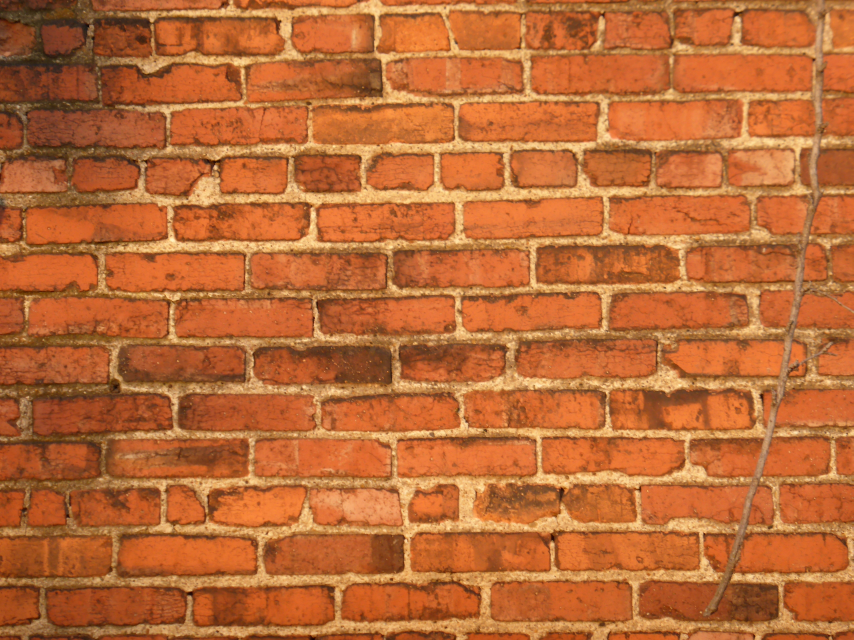
%> input picture Red-brick-wall-texture-3.jpg, 2560 x 1920 px (shown at 1/3 size)
$ octave Sample_code_Fast_SVS_CPA.m   (GNU Octave 9; MATLAB toolbox functions it lacks are replaced by stand-ins)
%> lines starting %> are read from the running program, lines starting %| are printed output that depends on the picture
### Tools/create_synthetic_data.m
%Author: Masaki Onuki (masaki.o@msp-lab.org)
function [Observed_mat,Miss_mat,A] = create_synthetic_data(h_size,w_size,Miss_rate,rank)

% [6 lines of commented-out code are left out]
RGB = imread('icon_amana.jpg');
targetsize = [h_size,w_size];
rectangle = centerCropWindow2d([size(RGB,1),size(RGB,2)],targetsize);
RGB = imcrop(RGB,rectangle);
A = double(RGB);
%RGB2HSV
A = rgb2hsv(RGB);
%A = double(A);
[A_R,A_G,A_B] = imsplit(A);
%A = abs(A-1); %ここを変えれば行けるのか?
w_size_miss = int32(w_size*Miss_rate);
Miss_pre_mat = [ones(h_size,w_size-w_size_miss),zeros(h_size,w_size_miss)];
Miss_vec = Miss_pre_mat(:);
Miss_mat = reshape(Miss_vec(randperm(h_size*w_size)),[h_size,w_size]);

Observed_mat_R = double(A_R).*Miss_mat;
Observed_mat_G = double(A_G).*Miss_mat;
Observed_mat_B = double(A_B).*Miss_mat;
Observed_mat = cat(3,Observed_mat_R,Observed_mat_G,Observed_mat_B);

### Sample_code_Fast_SVS_CPA.m
%%%%%%%%%%%%%%%%%%%%%%%%%%%%%%%%%%%%%%%%%%%%%%%%%%%%%%%%%%%%%%%%%%%%%%%%%%%%%%%%%%%%%%%%%%
% Demo: Fast singular value shrinkage using the exact method for synthetic data
% Note: This exmeriments were conducted at Section V-F in the following
%           paper.
%
% Author: Masaki Onuki (masaki.o@msp-lab.org)
% Last version: Aug 17, 2017
% Article: M. Onuki, S. Ono, K. Shirai, Y. Tanaka,
% "Fast Singular Value Shrinkage with Chebyshev Polynomial Approximation Based on Signal Sparsity,"
% IEEE Transactions on Signal Processing (submitted).
%%%%%%%%%%%%%%%%%%%%%%%%%%%%%%%%%%%%%%%%%%%%%%%%%%%%%%%%%%%%%%%%%%%%%%%%%%%%%%%%%%%%%%%%%%

clc
clearvars
close all
addpath Tools

%% 1:User Settings
%----The size of the data is determined----
w_size = 250;%The vertical size of the data (its default size is 1000)
h_size = 250;
RGB = imread('Red-brick-wall-texture-3.jpg');
I_2 = rgb2gray(RGB);
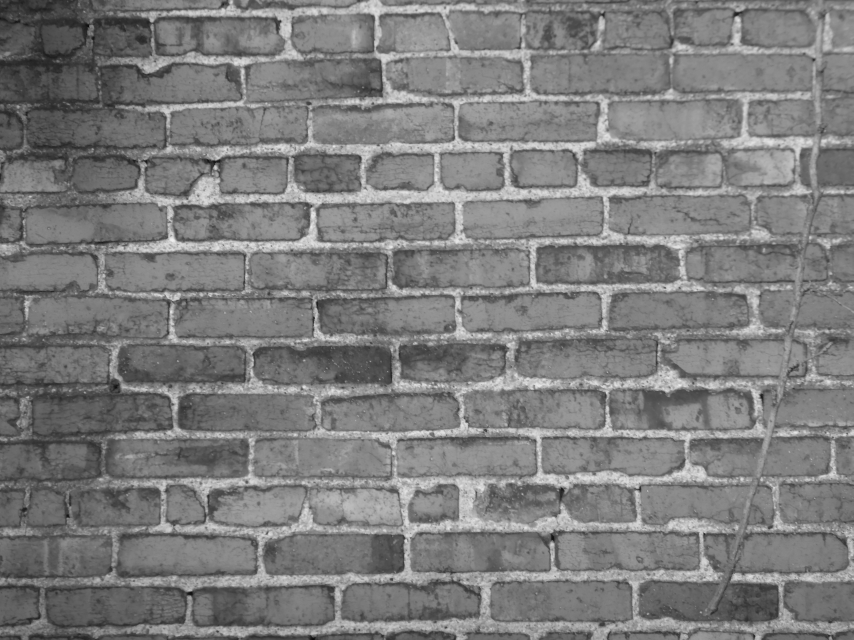
%> I_2: size 1920x2560 uint8 (shown at 1/3 size); min 8, max 242, mean 124.9
[I_R,I_G,I_B] = imsplit(RGB);
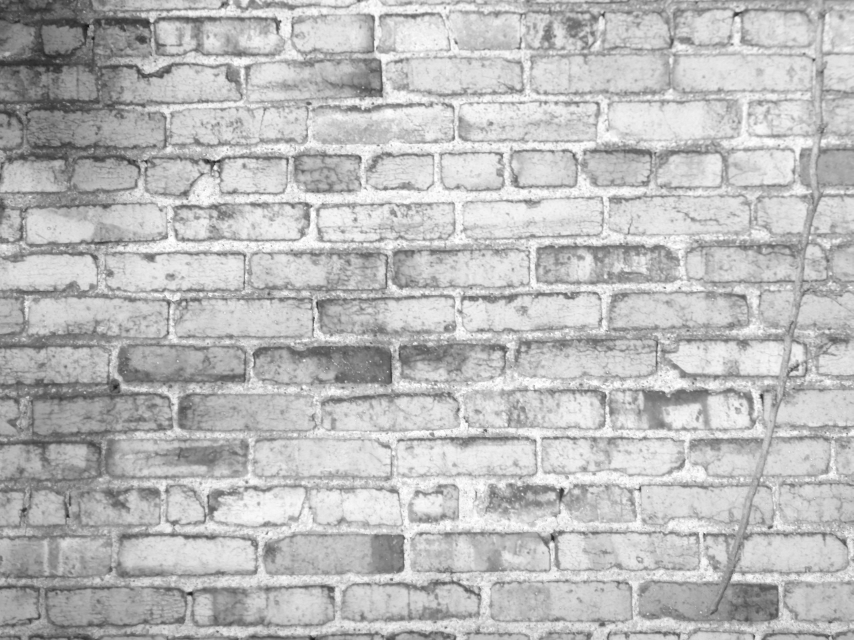
%> I_R: size 1920x2560 uint8 (shown at 1/3 size); min 12, max 255, mean 187.7
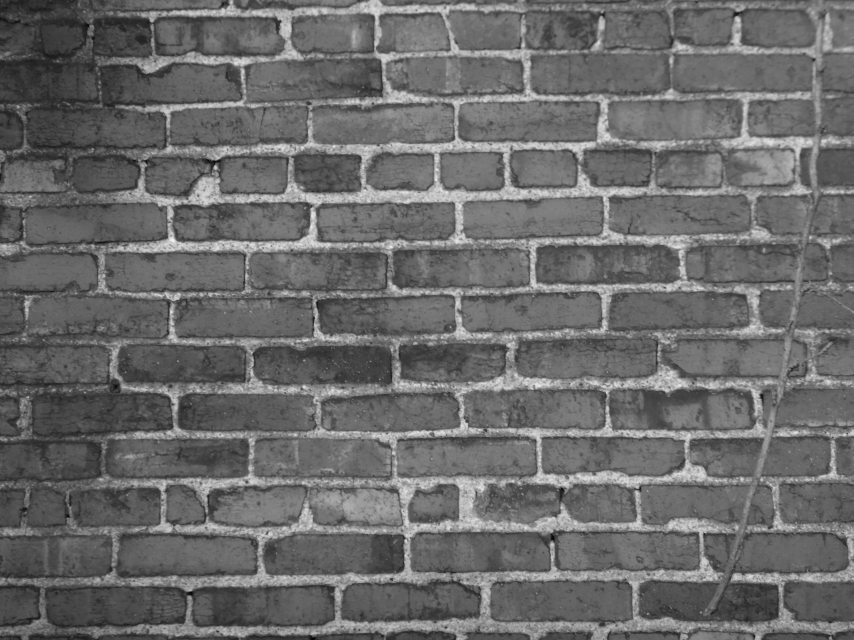
%> I_G: size 1920x2560 uint8 (shown at 1/3 size); min 0, max 244, mean 106.5
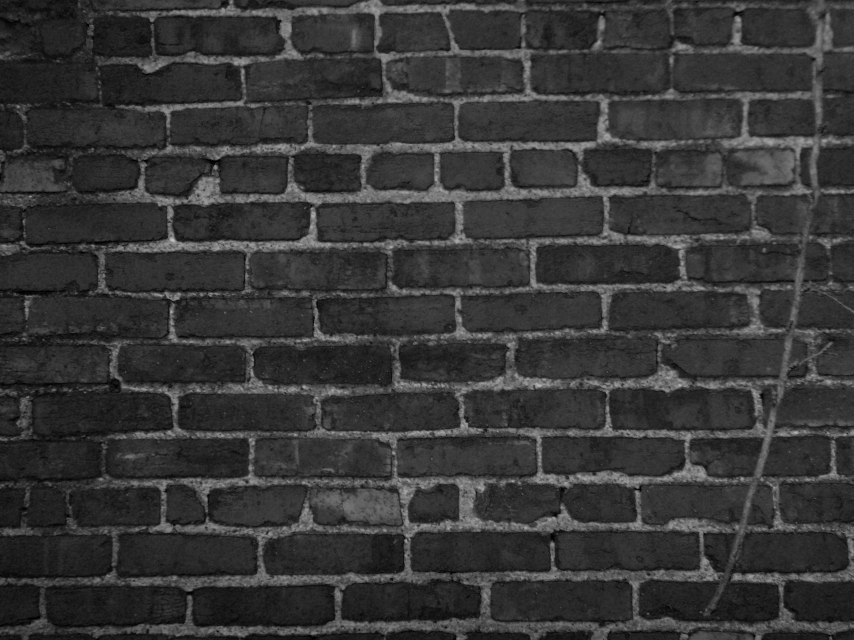
%> I_B: size 1920x2560 uint8 (shown at 1/3 size); min 0, max 199, mean 54.6
%----The size of the data is determined----
%h_size = size(I_2,1);
%w_size = size(I_2,2);
%----The rank and missing rate for the data is determined----
rank = 10;% The rank of the data (10, 20, or  200 is used for the rank)
Miss_rate = 30;%The missing rate of the data (1, 10, or 20 is used for the missing rate)

Miss_percent = Miss_rate/100;

%----The synthetic data used in this experiment is created----
[V_RGB,L,Ground_Truth]=create_synthetic_data(h_size,w_size,Miss_percent,rank);
%> the run ends on the next line
